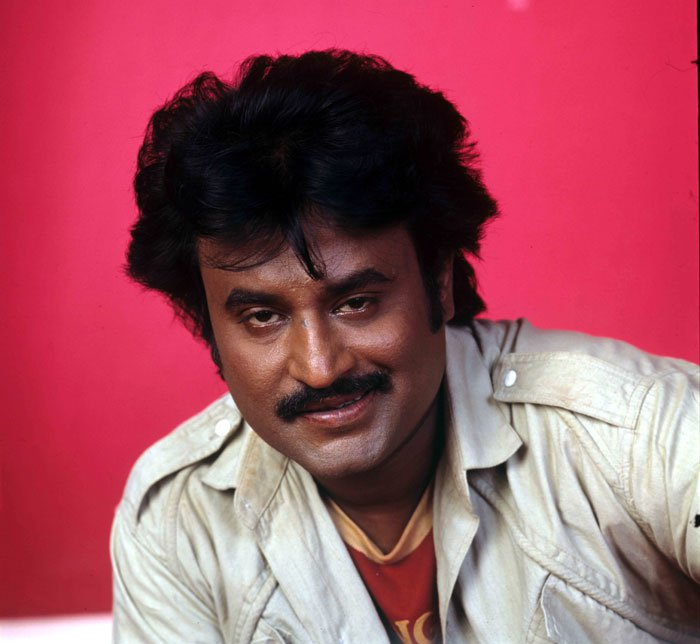
#> input picture training-data/a1/1.jpg, 700 x 644 px; its folder holds only this picture in this run
$ python Face-Recognition.py
#> lines starting #> are read from the running program, lines starting #| are printed output that depends on the picture
import cv2
import os
import numpy as np


inputs = ["", "Rajinikanth", "Sachin"]
def detect_face(img):
    gray = cv2.cvtColor(img, cv2.COLOR_BGR2GRAY)
    face_cascade = cv2.CascadeClassifier('opencv-files/lbpcascade_frontalface.xml')
    faces = face_cascade.detectMultiScale(gray, scaleFactor=1.2, minNeighbors=5);

    if (len(faces) == 0):
        return None, None

    (x, y, w, h) = faces[0]
    return gray[y:y+w, x:x+h], faces[0]
def prepare_training_data(data_folder_path):
#> called with data_folder_path = 'training-data'
    dirs = os.listdir(data_folder_path)
    faces = []
    labels = []
    for dir_name in dirs:
        if not dir_name.startswith("a"):
            continue;
        label = int(dir_name.replace("a", ""))
        input_dir_path = data_folder_path + "/" + dir_name
        input_images_names = os.listdir(input_dir_path)
        for image_name in input_images_names:
            if image_name.startswith("."):
                continue;
            image_path = input_dir_path + "/" + image_name
            image = cv2.imread(image_path)
#> image is the input picture: shape (644, 700, 3); mean B, G, R 99.4, 84.5, 164.4
            cv2.imshow("Training on image...", cv2.resize(image, (400, 500)))
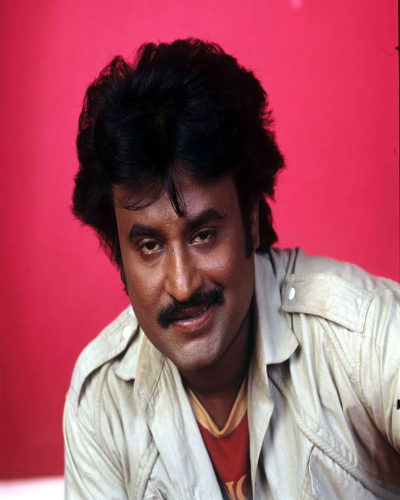
#> window 'Training on image...': shape (500, 400, 3); mean B, G, R 99.3, 84.4, 164.3
            cv2.waitKey(100)
            face, rect = detect_face(image)
#> in detect_face, `gray = cv2.cvtColor(img, cv2.COLOR_BGR2GRAY)`:
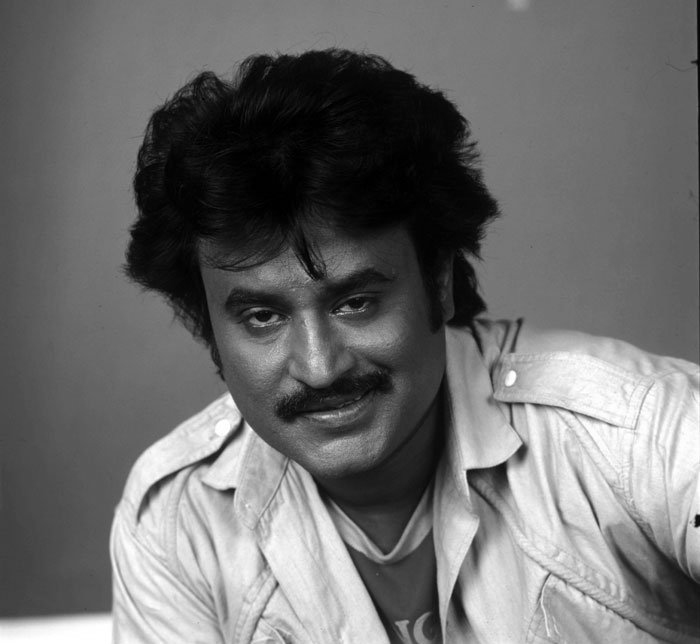
#> gray: shape (644, 700); min 0, max 255, mean 110.1
#> in detect_face, `faces = face_cascade.detectMultiScale(gray, scaleFactor=1.2, minNeighb..`: faces = ()
            if face is not None:
                faces.append(face)
                labels.append(label)
#> pass 2 of the loop in prepare_training_data, `for dir_name in dirs:`:
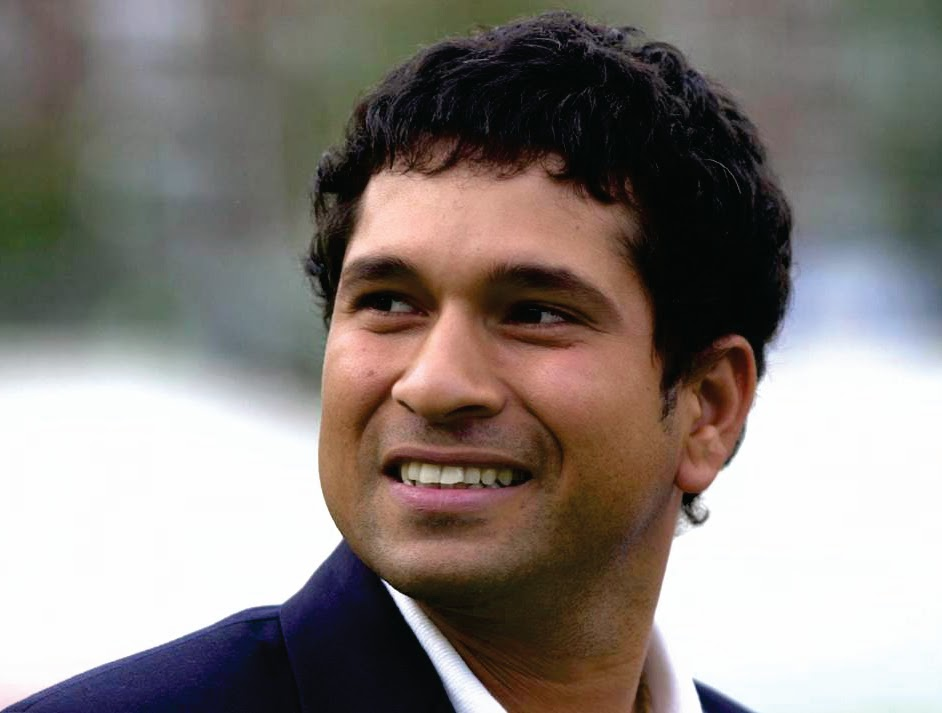
#> input picture training-data/a2/1.jpg, 942 x 713 px
#> in prepare_training_data, image is the input picture: shape (713, 942, 3); mean B, G, R 122.9, 127.7, 135.4
#> in detect_face (call 2), `gray = cv2.cvtColor(img, cv2.COLOR_BGR2GRAY)`:
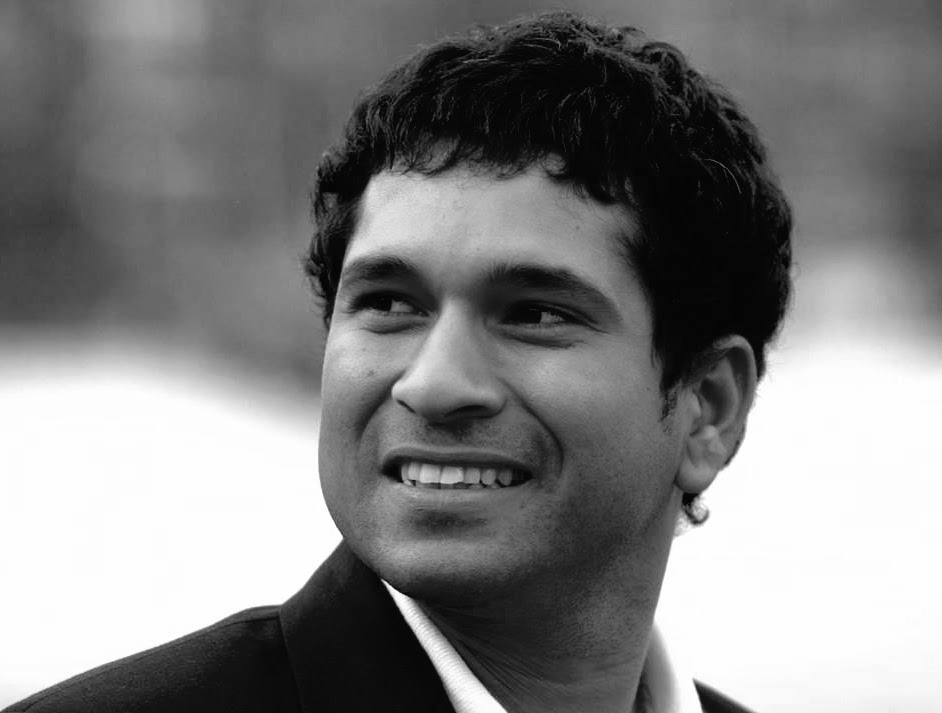
#> gray: shape (713, 942); min 0, max 255, mean 129.4
#> in detect_face (call 2), `faces = face_cascade.detectMultiScale(gray, scaleFactor=1.2, minNeighb..`: faces = [[253, 145, 417, 417]]
#> in detect_face (call 2), `(x, y, w, h) = faces[0]`: x = 253; y = 145; w = 417
#> in prepare_training_data, `face, rect = detect_face(image)`:
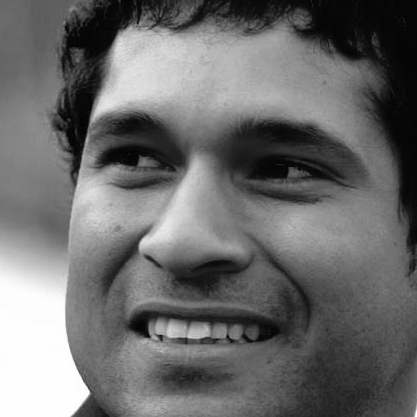
#> face: shape (417, 417); min 1, max 255, mean 108
#> in prepare_training_data, `face, rect = detect_face(image)`: rect = [253, 145, 417, 417]

    cv2.destroyAllWindows()
    cv2.waitKey(1)
    cv2.destroyAllWindows()

    return faces, labels

print("Preparing data...")
faces, labels = prepare_training_data("training-data")
#> faces = 1 item; labels = [2]
print("Data prepared")
print("Total faces: ", len(faces))
#| Total faces:  1
print("Total labels: ", len(labels))
#| Total labels:  1
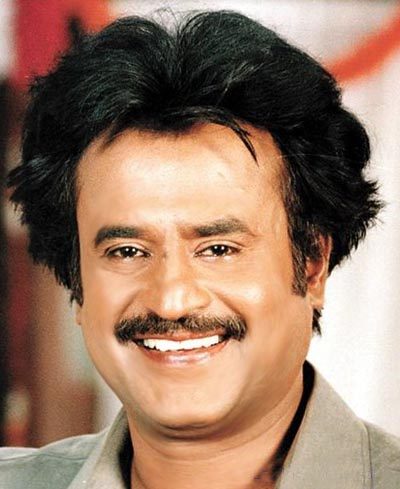
#> input picture test-data/test1.jpg, 400 x 489 px
#> further down, test_img1 is the input picture: shape (489, 400, 3); mean B, G, R 102.8, 122.2, 152.6
face_recognizer = cv2.face.LBPHFaceRecognizer_create()
face_recognizer.train(faces, np.array(labels))
def draw_rectangle(img, rect):
    (x, y, w, h) = rect
    cv2.rectangle(img, (x, y), (x+w, y+h), (0, 255, 0), 2)
def draw_text(img, text, x, y):
    cv2.putText(img, text, (x, y), cv2.FONT_HERSHEY_PLAIN, 1.5, (0, 255, 0), 2)
def predict(test_img):
    img = test_img.copy()
    face, rect = detect_face(img)
#> in detect_face (call 3), `gray = cv2.cvtColor(img, cv2.COLOR_BGR2GRAY)`:
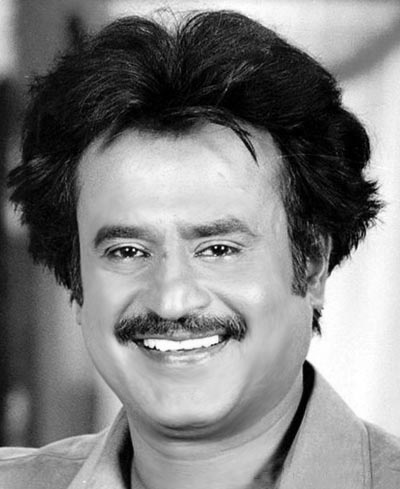
#> gray: shape (489, 400); min 0, max 255, mean 129.1
#> in detect_face (call 3), `faces = face_cascade.detectMultiScale(gray, scaleFactor=1.2, minNeighb..`: faces = [[40, 142, 268, 268]]
#> in detect_face (call 3), `(x, y, w, h) = faces[0]`: x = 40; y = 142; w = 268
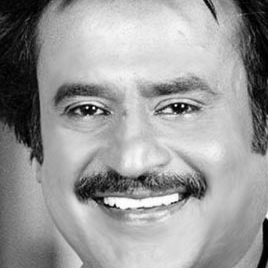
#> face: shape (268, 268); min 0, max 255, mean 154.6
#> rect = [40, 142, 268, 268]
    label, confidence = face_recognizer.predict(face)
#> label = 2; confidence = 56.68
    label_text = inputs[label]
#> label_text = 'Sachin'
    draw_rectangle(img, rect)
#> in draw_rectangle, `(x, y, w, h) = rect`: x = 40; y = 142; w = 268
    draw_text(img, label_text, rect[0], rect[1]-5)
#> in draw_text, `cv2.putText(img, text, (x, y), cv2.FONT_HERSHEY_PLAIN, 1.5, (0, 255, 0..`:
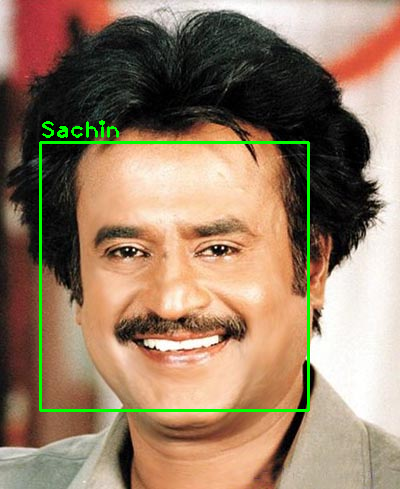
#> img: shape (489, 400, 3); mean B, G, R 101.6, 125.4, 150.5

    return img

print("Predicting images...")
test_img1 = cv2.imread("test-data/test1.jpg")
test_img2 = cv2.imread("test-data/test2.jpg")
predicted_img1 = predict(test_img1)
#> (the run stopped early here; a loop or call above may not have finished)
